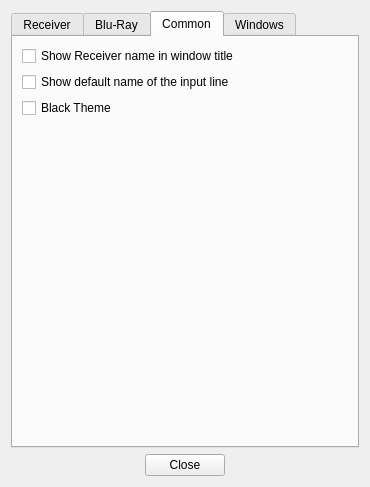
<?xml version="1.0" encoding="UTF-8"?>
<ui version="4.0">
 <class>SettingsDialog</class>
 <widget class="QDialog" name="SettingsDialog">
  <property name="geometry">
   <rect>
    <x>0</x>
    <y>0</y>
    <width>370</width>
    <height>487</height>
   </rect>
  </property>
  <property name="windowTitle">
   <string>Settings</string>
  </property>
  <layout class="QVBoxLayout" name="verticalLayout_2">
   <item>
    <widget class="QTabWidget" name="tabWidget">
     <property name="sizePolicy">
      <sizepolicy hsizetype="Minimum" vsizetype="Expanding">
       <horstretch>0</horstretch>
       <verstretch>0</verstretch>
      </sizepolicy>
     </property>
     <property name="currentIndex">
      <number>2</number>
     </property>
     <widget class="QWidget" name="tab_3">
      <attribute name="title">
       <string>Receiver</string>
      </attribute>
      <layout class="QVBoxLayout" name="verticalLayout_8">
       <item>
        <widget class="QCheckBox" name="TunerVSX922CompatibilityModeCheckBox">
         <property name="layoutDirection">
          <enum>Qt::LeftToRight</enum>
         </property>
         <property name="text">
          <string>VSX 922 compatible mode</string>
         </property>
        </widget>
       </item>
       <item>
        <widget class="QCheckBox" name="VSX5xxCompatibilityModeCheckBox">
         <property name="text">
          <string>VSX 5xx-8xx compatible mode</string>
         </property>
        </widget>
       </item>
       <item>
        <layout class="QHBoxLayout" name="horizontalLayout_4">
         <item>
          <widget class="QGroupBox" name="groupBox_3">
           <property name="sizePolicy">
            <sizepolicy hsizetype="Ignored" vsizetype="Preferred">
             <horstretch>0</horstretch>
             <verstretch>0</verstretch>
            </sizepolicy>
           </property>
           <property name="minimumSize">
            <size>
             <width>320</width>
             <height>0</height>
            </size>
           </property>
           <property name="title">
            <string>IP Address</string>
           </property>
           <layout class="QVBoxLayout" name="verticalLayout_7">
            <item>
             <layout class="QHBoxLayout" name="horizontalLayout_2">
              <item>
               <widget class="QLineEdit" name="lineEditIP1">
                <property name="minimumSize">
                 <size>
                  <width>41</width>
                  <height>0</height>
                 </size>
                </property>
                <property name="font">
                 <font>
                  <pointsize>8</pointsize>
                 </font>
                </property>
                <property name="inputMask">
                 <string notr="true"/>
                </property>
                <property name="text">
                 <string notr="true">192</string>
                </property>
                <property name="maxLength">
                 <number>3</number>
                </property>
                <property name="alignment">
                 <set>Qt::AlignCenter</set>
                </property>
                <property name="placeholderText">
                 <string>192</string>
                </property>
               </widget>
              </item>
              <item>
               <widget class="QLabel" name="label_27">
                <property name="font">
                 <font>
                  <pointsize>8</pointsize>
                 </font>
                </property>
                <property name="text">
                 <string>.</string>
                </property>
                <property name="textFormat">
                 <enum>Qt::PlainText</enum>
                </property>
                <property name="alignment">
                 <set>Qt::AlignCenter</set>
                </property>
               </widget>
              </item>
              <item>
               <widget class="QLineEdit" name="lineEditIP2">
                <property name="minimumSize">
                 <size>
                  <width>41</width>
                  <height>0</height>
                 </size>
                </property>
                <property name="font">
                 <font>
                  <pointsize>8</pointsize>
                 </font>
                </property>
                <property name="inputMask">
                 <string notr="true"/>
                </property>
                <property name="text">
                 <string notr="true">168</string>
                </property>
                <property name="maxLength">
                 <number>3</number>
                </property>
                <property name="alignment">
                 <set>Qt::AlignCenter</set>
                </property>
                <property name="placeholderText">
                 <string>168</string>
                </property>
               </widget>
              </item>
              <item>
               <widget class="QLabel" name="label_28">
                <property name="font">
                 <font>
                  <pointsize>8</pointsize>
                 </font>
                </property>
                <property name="text">
                 <string>.</string>
                </property>
                <property name="textFormat">
                 <enum>Qt::PlainText</enum>
                </property>
                <property name="alignment">
                 <set>Qt::AlignCenter</set>
                </property>
               </widget>
              </item>
              <item>
               <widget class="QLineEdit" name="lineEditIP3">
                <property name="minimumSize">
                 <size>
                  <width>41</width>
                  <height>0</height>
                 </size>
                </property>
                <property name="font">
                 <font>
                  <pointsize>8</pointsize>
                 </font>
                </property>
                <property name="inputMask">
                 <string notr="true"/>
                </property>
                <property name="text">
                 <string notr="true">1</string>
                </property>
                <property name="maxLength">
                 <number>3</number>
                </property>
                <property name="alignment">
                 <set>Qt::AlignCenter</set>
                </property>
                <property name="placeholderText">
                 <string>1</string>
                </property>
               </widget>
              </item>
              <item>
               <widget class="QLabel" name="label_29">
                <property name="font">
                 <font>
                  <pointsize>8</pointsize>
                 </font>
                </property>
                <property name="text">
                 <string>.</string>
                </property>
                <property name="textFormat">
                 <enum>Qt::PlainText</enum>
                </property>
                <property name="alignment">
                 <set>Qt::AlignCenter</set>
                </property>
               </widget>
              </item>
              <item>
               <widget class="QLineEdit" name="lineEditIP4">
                <property name="minimumSize">
                 <size>
                  <width>41</width>
                  <height>0</height>
                 </size>
                </property>
                <property name="font">
                 <font>
                  <pointsize>8</pointsize>
                 </font>
                </property>
                <property name="inputMask">
                 <string notr="true"/>
                </property>
                <property name="text">
                 <string notr="true">1</string>
                </property>
                <property name="maxLength">
                 <number>3</number>
                </property>
                <property name="alignment">
                 <set>Qt::AlignCenter</set>
                </property>
                <property name="placeholderText">
                 <string>1</string>
                </property>
               </widget>
              </item>
              <item>
               <widget class="QLabel" name="label_30">
                <property name="font">
                 <font>
                  <pointsize>8</pointsize>
                 </font>
                </property>
                <property name="text">
                 <string>:</string>
                </property>
                <property name="textFormat">
                 <enum>Qt::PlainText</enum>
                </property>
                <property name="alignment">
                 <set>Qt::AlignCenter</set>
                </property>
               </widget>
              </item>
              <item>
               <widget class="QLineEdit" name="lineEditIPPort">
                <property name="minimumSize">
                 <size>
                  <width>41</width>
                  <height>0</height>
                 </size>
                </property>
                <property name="font">
                 <font>
                  <pointsize>8</pointsize>
                 </font>
                </property>
                <property name="inputMask">
                 <string notr="true"/>
                </property>
                <property name="text">
                 <string notr="true">8102</string>
                </property>
                <property name="maxLength">
                 <number>6</number>
                </property>
                <property name="cursorPosition">
                 <number>4</number>
                </property>
                <property name="alignment">
                 <set>Qt::AlignCenter</set>
                </property>
                <property name="placeholderText">
                 <string>8102</string>
                </property>
                <property name="clearButtonEnabled">
                 <bool>false</bool>
                </property>
               </widget>
              </item>
             </layout>
            </item>
            <item>
             <widget class="QGroupBox" name="groupBox_5">
              <property name="title">
               <string>Company/Build year</string>
              </property>
              <layout class="QVBoxLayout" name="verticalLayout_9">
               <item>
                <widget class="QRadioButton" name="radioButtonVendorPioneer">
                 <property name="text">
                  <string>Pionier till 2016</string>
                 </property>
                </widget>
               </item>
               <item>
                <widget class="QRadioButton" name="radioButtonVendorOnkyo">
                 <property name="text">
                  <string>Onkyo from 2017</string>
                 </property>
                </widget>
               </item>
              </layout>
             </widget>
            </item>
            <item>
             <layout class="QHBoxLayout" name="horizontalLayout_3">
              <item>
               <widget class="QPushButton" name="pushButtonAuto">
                <property name="minimumSize">
                 <size>
                  <width>100</width>
                  <height>0</height>
                 </size>
                </property>
                <property name="text">
                 <string>Auto</string>
                </property>
                <property name="autoDefault">
                 <bool>false</bool>
                </property>
               </widget>
              </item>
              <item>
               <spacer name="horizontalSpacer_3">
                <property name="orientation">
                 <enum>Qt::Horizontal</enum>
                </property>
                <property name="sizeHint" stdset="0">
                 <size>
                  <width>40</width>
                  <height>20</height>
                 </size>
                </property>
               </spacer>
              </item>
              <item>
               <widget class="QPushButton" name="pushButtonConnect">
                <property name="minimumSize">
                 <size>
                  <width>130</width>
                  <height>0</height>
                 </size>
                </property>
                <property name="font">
                 <font>
                  <pointsize>10</pointsize>
                  <bold>false</bold>
                 </font>
                </property>
                <property name="text">
                 <string>Connect to Receiver</string>
                </property>
                <property name="checkable">
                 <bool>true</bool>
                </property>
                <property name="autoDefault">
                 <bool>false</bool>
                </property>
               </widget>
              </item>
             </layout>
            </item>
           </layout>
          </widget>
         </item>
        </layout>
       </item>
       <item>
        <spacer name="verticalSpacer_5">
         <property name="orientation">
          <enum>Qt::Vertical</enum>
         </property>
         <property name="sizeHint" stdset="0">
          <size>
           <width>20</width>
           <height>214</height>
          </size>
         </property>
        </spacer>
       </item>
      </layout>
     </widget>
     <widget class="QWidget" name="tab">
      <attribute name="title">
       <string>Blu-Ray</string>
      </attribute>
      <layout class="QVBoxLayout" name="verticalLayout_4">
       <item>
        <widget class="QCheckBox" name="ShowBlueRayWindowCheckBox">
         <property name="text">
          <string>Show Blu-Ray window automatically</string>
         </property>
        </widget>
       </item>
       <item>
        <widget class="QCheckBox" name="RestoreBlueRayWindowCheckBox">
         <property name="text">
          <string>Remember last window position</string>
         </property>
        </widget>
       </item>
       <item>
        <layout class="QHBoxLayout" name="horizontalLayout_8">
         <property name="topMargin">
          <number>0</number>
         </property>
         <item>
          <widget class="QPushButton" name="pushBDSettingsLoadButton">
           <property name="minimumSize">
            <size>
             <width>120</width>
             <height>0</height>
            </size>
           </property>
           <property name="text">
            <string>Load  Player Settings</string>
           </property>
          </widget>
         </item>
         <item>
          <spacer name="horizontalSpacer_6">
           <property name="orientation">
            <enum>Qt::Horizontal</enum>
           </property>
           <property name="sizeHint" stdset="0">
            <size>
             <width>40</width>
             <height>20</height>
            </size>
           </property>
          </spacer>
         </item>
        </layout>
       </item>
       <item>
        <layout class="QHBoxLayout" name="horizontalLayout_5">
         <property name="topMargin">
          <number>0</number>
         </property>
         <item>
          <widget class="QGroupBox" name="groupBox_4">
           <property name="sizePolicy">
            <sizepolicy hsizetype="Ignored" vsizetype="Preferred">
             <horstretch>0</horstretch>
             <verstretch>0</verstretch>
            </sizepolicy>
           </property>
           <property name="minimumSize">
            <size>
             <width>320</width>
             <height>0</height>
            </size>
           </property>
           <property name="title">
            <string>IP Address</string>
           </property>
           <layout class="QVBoxLayout" name="verticalLayout_10">
            <item>
             <layout class="QHBoxLayout" name="horizontalLayout_6">
              <item>
               <widget class="QLineEdit" name="lineEditIP1_BD">
                <property name="minimumSize">
                 <size>
                  <width>41</width>
                  <height>0</height>
                 </size>
                </property>
                <property name="font">
                 <font>
                  <pointsize>8</pointsize>
                 </font>
                </property>
                <property name="inputMask">
                 <string notr="true"/>
                </property>
                <property name="text">
                 <string notr="true">192</string>
                </property>
                <property name="maxLength">
                 <number>3</number>
                </property>
                <property name="alignment">
                 <set>Qt::AlignCenter</set>
                </property>
                <property name="placeholderText">
                 <string>192</string>
                </property>
               </widget>
              </item>
              <item>
               <widget class="QLabel" name="label_31">
                <property name="font">
                 <font>
                  <pointsize>8</pointsize>
                 </font>
                </property>
                <property name="text">
                 <string>.</string>
                </property>
                <property name="textFormat">
                 <enum>Qt::PlainText</enum>
                </property>
                <property name="alignment">
                 <set>Qt::AlignCenter</set>
                </property>
               </widget>
              </item>
              <item>
               <widget class="QLineEdit" name="lineEditIP2_BD">
                <property name="minimumSize">
                 <size>
                  <width>41</width>
                  <height>0</height>
                 </size>
                </property>
                <property name="font">
                 <font>
                  <pointsize>8</pointsize>
                 </font>
                </property>
                <property name="inputMask">
                 <string notr="true"/>
                </property>
                <property name="text">
                 <string notr="true">168</string>
                </property>
                <property name="maxLength">
                 <number>3</number>
                </property>
                <property name="alignment">
                 <set>Qt::AlignCenter</set>
                </property>
                <property name="placeholderText">
                 <string>168</string>
                </property>
               </widget>
              </item>
              <item>
               <widget class="QLabel" name="label_32">
                <property name="font">
                 <font>
                  <pointsize>8</pointsize>
                 </font>
                </property>
                <property name="text">
                 <string>.</string>
                </property>
                <property name="textFormat">
                 <enum>Qt::PlainText</enum>
                </property>
                <property name="alignment">
                 <set>Qt::AlignCenter</set>
                </property>
               </widget>
              </item>
              <item>
               <widget class="QLineEdit" name="lineEditIP3_BD">
                <property name="minimumSize">
                 <size>
                  <width>41</width>
                  <height>0</height>
                 </size>
                </property>
                <property name="font">
                 <font>
                  <pointsize>8</pointsize>
                 </font>
                </property>
                <property name="inputMask">
                 <string notr="true"/>
                </property>
                <property name="text">
                 <string notr="true">1</string>
                </property>
                <property name="maxLength">
                 <number>3</number>
                </property>
                <property name="alignment">
                 <set>Qt::AlignCenter</set>
                </property>
                <property name="placeholderText">
                 <string>1</string>
                </property>
               </widget>
              </item>
              <item>
               <widget class="QLabel" name="label_33">
                <property name="font">
                 <font>
                  <pointsize>8</pointsize>
                 </font>
                </property>
                <property name="text">
                 <string>.</string>
                </property>
                <property name="textFormat">
                 <enum>Qt::PlainText</enum>
                </property>
                <property name="alignment">
                 <set>Qt::AlignCenter</set>
                </property>
               </widget>
              </item>
              <item>
               <widget class="QLineEdit" name="lineEditIP4_BD">
                <property name="minimumSize">
                 <size>
                  <width>41</width>
                  <height>0</height>
                 </size>
                </property>
                <property name="font">
                 <font>
                  <pointsize>8</pointsize>
                 </font>
                </property>
                <property name="inputMask">
                 <string notr="true"/>
                </property>
                <property name="text">
                 <string notr="true">1</string>
                </property>
                <property name="maxLength">
                 <number>3</number>
                </property>
                <property name="alignment">
                 <set>Qt::AlignCenter</set>
                </property>
                <property name="placeholderText">
                 <string>1</string>
                </property>
               </widget>
              </item>
              <item>
               <widget class="QLabel" name="label_34">
                <property name="font">
                 <font>
                  <pointsize>8</pointsize>
                 </font>
                </property>
                <property name="text">
                 <string>:</string>
                </property>
                <property name="textFormat">
                 <enum>Qt::PlainText</enum>
                </property>
                <property name="alignment">
                 <set>Qt::AlignCenter</set>
                </property>
               </widget>
              </item>
              <item>
               <widget class="QLineEdit" name="lineEditIPPort_BD">
                <property name="minimumSize">
                 <size>
                  <width>41</width>
                  <height>0</height>
                 </size>
                </property>
                <property name="font">
                 <font>
                  <pointsize>8</pointsize>
                 </font>
                </property>
                <property name="inputMask">
                 <string notr="true"/>
                </property>
                <property name="text">
                 <string notr="true">8102</string>
                </property>
                <property name="maxLength">
                 <number>5</number>
                </property>
                <property name="alignment">
                 <set>Qt::AlignCenter</set>
                </property>
                <property name="placeholderText">
                 <string>8102</string>
                </property>
               </widget>
              </item>
             </layout>
            </item>
            <item>
             <layout class="QHBoxLayout" name="horizontalLayout_7">
              <item>
               <widget class="QPushButton" name="pushButtonAuto_BD">
                <property name="enabled">
                 <bool>false</bool>
                </property>
                <property name="minimumSize">
                 <size>
                  <width>100</width>
                  <height>0</height>
                 </size>
                </property>
                <property name="text">
                 <string>Auto</string>
                </property>
                <property name="autoDefault">
                 <bool>false</bool>
                </property>
               </widget>
              </item>
              <item>
               <spacer name="horizontalSpacer_7">
                <property name="orientation">
                 <enum>Qt::Horizontal</enum>
                </property>
                <property name="sizeHint" stdset="0">
                 <size>
                  <width>40</width>
                  <height>20</height>
                 </size>
                </property>
               </spacer>
              </item>
              <item>
               <widget class="QPushButton" name="pushButtonConnect_BD">
                <property name="enabled">
                 <bool>true</bool>
                </property>
                <property name="minimumSize">
                 <size>
                  <width>120</width>
                  <height>0</height>
                 </size>
                </property>
                <property name="font">
                 <font>
                  <pointsize>10</pointsize>
                  <bold>false</bold>
                 </font>
                </property>
                <property name="text">
                 <string>Connect to Player</string>
                </property>
                <property name="checkable">
                 <bool>true</bool>
                </property>
                <property name="autoDefault">
                 <bool>false</bool>
                </property>
               </widget>
              </item>
             </layout>
            </item>
           </layout>
          </widget>
         </item>
         <item>
          <spacer name="horizontalSpacer_4">
           <property name="orientation">
            <enum>Qt::Horizontal</enum>
           </property>
           <property name="sizeHint" stdset="0">
            <size>
             <width>40</width>
             <height>20</height>
            </size>
           </property>
          </spacer>
         </item>
        </layout>
       </item>
       <item>
        <spacer name="verticalSpacer_4">
         <property name="orientation">
          <enum>Qt::Vertical</enum>
         </property>
         <property name="sizeHint" stdset="0">
          <size>
           <width>20</width>
           <height>309</height>
          </size>
         </property>
        </spacer>
       </item>
      </layout>
     </widget>
     <widget class="QWidget" name="tab_6">
      <attribute name="title">
       <string>Common</string>
      </attribute>
      <layout class="QVBoxLayout" name="verticalLayout_5">
       <item>
        <widget class="QCheckBox" name="ShowReceiverNameInTitleCheckBox">
         <property name="text">
          <string>Show Receiver name in window title</string>
         </property>
        </widget>
       </item>
       <item>
        <widget class="QCheckBox" name="ShowDefaultInputNameCheckBox">
         <property name="text">
          <string>Show default name of the input line</string>
         </property>
        </widget>
       </item>
       <item>
        <widget class="QCheckBox" name="BlackThemeCheckBox">
         <property name="text">
          <string>Black Theme</string>
         </property>
        </widget>
       </item>
       <item>
        <spacer name="verticalSpacer_3">
         <property name="orientation">
          <enum>Qt::Vertical</enum>
         </property>
         <property name="sizeHint" stdset="0">
          <size>
           <width>254</width>
           <height>184</height>
          </size>
         </property>
        </spacer>
       </item>
      </layout>
     </widget>
     <widget class="QWidget" name="tab_4">
      <attribute name="title">
       <string>Windows</string>
      </attribute>
      <layout class="QVBoxLayout" name="verticalLayout_6">
       <item>
        <widget class="QGroupBox" name="groupBox">
         <property name="title">
          <string>Restore window position on start</string>
         </property>
         <layout class="QVBoxLayout" name="verticalLayout">
          <item>
           <layout class="QGridLayout" name="gridLayout">
            <item row="0" column="0">
             <widget class="QCheckBox" name="RestoreMainWindowCheckBox">
              <property name="text">
               <string>Main Window</string>
              </property>
             </widget>
            </item>
            <item row="0" column="1">
             <widget class="QCheckBox" name="RestoreAVSettingsWindowCheckBox">
              <property name="text">
               <string>Audio/Video Settings</string>
              </property>
             </widget>
            </item>
            <item row="1" column="0">
             <widget class="QCheckBox" name="RestoreEQWindowCheckBox">
              <property name="text">
               <string>Equalizer</string>
              </property>
             </widget>
            </item>
            <item row="2" column="0">
             <widget class="QCheckBox" name="RestoreTunerWindowCheckBox">
              <property name="text">
               <string>Tuner</string>
              </property>
             </widget>
            </item>
            <item row="3" column="0">
             <widget class="QCheckBox" name="RestoreNetRadioWindowCheckBox">
              <property name="text">
               <string>NetRadio</string>
              </property>
             </widget>
            </item>
            <item row="4" column="0">
             <widget class="QCheckBox" name="RestoreSpeakerSettingsWindowCheckBox">
              <property name="text">
               <string>Speaker settings</string>
              </property>
             </widget>
            </item>
            <item row="5" column="0">
             <widget class="QCheckBox" name="RestoreLMSettingsWindowCheckBox">
              <property name="text">
               <string>Listening mode</string>
              </property>
             </widget>
            </item>
            <item row="6" column="0">
             <widget class="QCheckBox" name="RestoreUSBWindowCheckBox">
              <property name="text">
               <string>iPod/USB</string>
              </property>
             </widget>
            </item>
            <item row="7" column="0">
             <widget class="QCheckBox" name="RestoreZoneControlWindowCheckBox">
              <property name="text">
               <string>Zone Control</string>
              </property>
             </widget>
            </item>
            <item row="1" column="1">
             <widget class="QCheckBox" name="RestoreMCACCEQWindowCheckBox">
              <property name="text">
               <string>MCACC Equalizer</string>
              </property>
             </widget>
            </item>
           </layout>
          </item>
          <item>
           <spacer name="verticalSpacer">
            <property name="orientation">
             <enum>Qt::Vertical</enum>
            </property>
            <property name="sizeHint" stdset="0">
             <size>
              <width>20</width>
              <height>40</height>
             </size>
            </property>
           </spacer>
          </item>
         </layout>
        </widget>
       </item>
       <item>
        <widget class="QCheckBox" name="ShowTunerCheckBox">
         <property name="text">
          <string>Show Tuner window automatically</string>
         </property>
        </widget>
       </item>
       <item>
        <widget class="QCheckBox" name="ShowNetRadioCheckBox">
         <property name="text">
          <string>Show NetRadio window automatically</string>
         </property>
        </widget>
       </item>
       <item>
        <widget class="QCheckBox" name="ShowUSBCheckBox">
         <property name="text">
          <string>Show iPod/USB window automatically</string>
         </property>
        </widget>
       </item>
       <item>
        <widget class="QCheckBox" name="MinimizeToTrayCheckBox">
         <property name="text">
          <string>Minimize to tray</string>
         </property>
        </widget>
       </item>
       <item>
        <spacer name="verticalSpacer_2">
         <property name="orientation">
          <enum>Qt::Vertical</enum>
         </property>
         <property name="sizeHint" stdset="0">
          <size>
           <width>20</width>
           <height>20</height>
          </size>
         </property>
        </spacer>
       </item>
      </layout>
      <zorder>groupBox</zorder>
      <zorder>ShowUSBCheckBox</zorder>
      <zorder>ShowNetRadioCheckBox</zorder>
      <zorder>ShowTunerCheckBox</zorder>
      <zorder>MinimizeToTrayCheckBox</zorder>
     </widget>
    </widget>
   </item>
   <item>
    <layout class="QHBoxLayout" name="horizontalLayout">
     <item>
      <spacer name="horizontalSpacer">
       <property name="orientation">
        <enum>Qt::Horizontal</enum>
       </property>
       <property name="sizeHint" stdset="0">
        <size>
         <width>40</width>
         <height>20</height>
        </size>
       </property>
      </spacer>
     </item>
     <item>
      <widget class="QPushButton" name="pushButton">
       <property name="text">
        <string>Close</string>
       </property>
      </widget>
     </item>
     <item>
      <spacer name="horizontalSpacer_2">
       <property name="orientation">
        <enum>Qt::Horizontal</enum>
       </property>
       <property name="sizeHint" stdset="0">
        <size>
         <width>40</width>
         <height>20</height>
        </size>
       </property>
      </spacer>
     </item>
    </layout>
   </item>
  </layout>
 </widget>
 <resources/>
 <connections/>
</ui>
